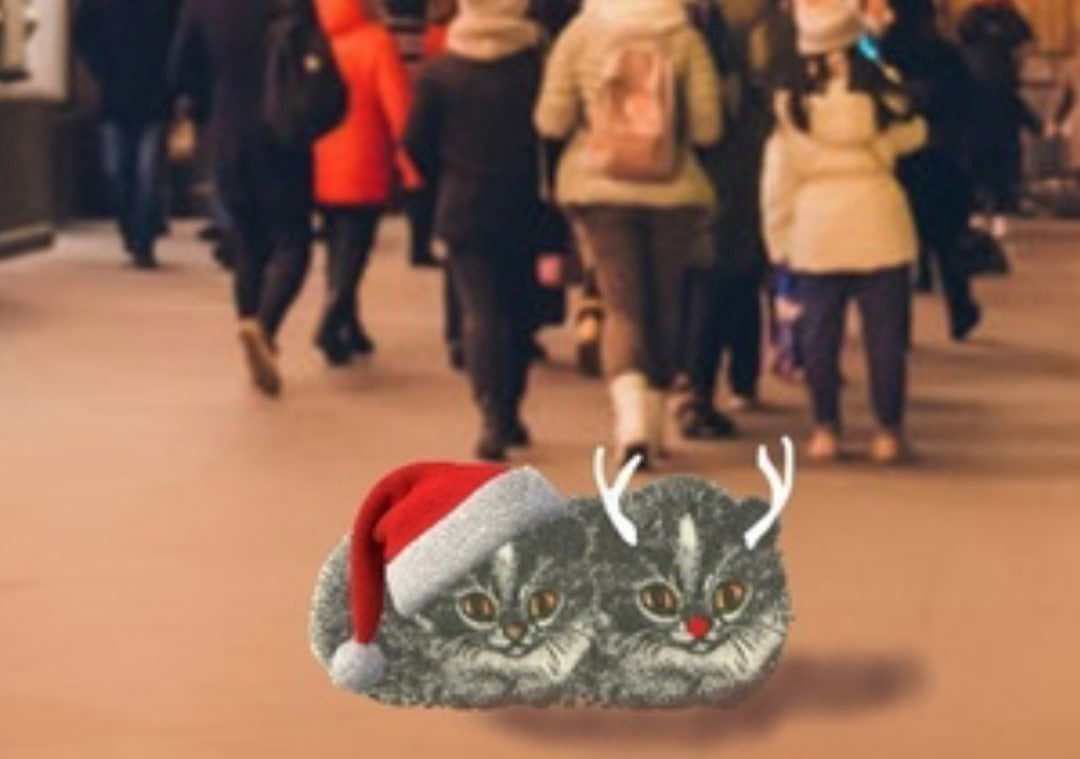
#> input picture c картинкой/ops.jpg, 1080 x 759 px
$ python 1.py
#> lines starting #> are read from the running program, lines starting #| are printed output that depends on the picture; after the words box and inside, x2 and y2 are one past the last pixel; in counts of white or black regions, pixels touching at a corner belong together
import numpy as np
from PIL import Image
import matplotlib.pyplot as plt
from mpl_toolkits.mplot3d import Axes3D
image_RGB = Image.open('ops.jpg')
#> image_RGB is the input picture: PIL image 1080x759 RGB; mean R, G, B 142.2, 103.8, 84.1
image_RGB = image_RGB.resize((512, 512))
#> image_RGB: PIL image 512x512 RGB
image_RGB
matr_RGB = np.array(image_RGB)
print(np.shape(matr_RGB))
#| (512, 512, 3)
x = np.arange(0, matr_RGB.shape[0])
#> x = 512 values from 0 to 511
y = np.arange(0,  matr_RGB.shape[1])
#> y = 512 values from 0 to 511
x, y = np.meshgrid(x, y)

z_R = matr_RGB[:, :, 0]
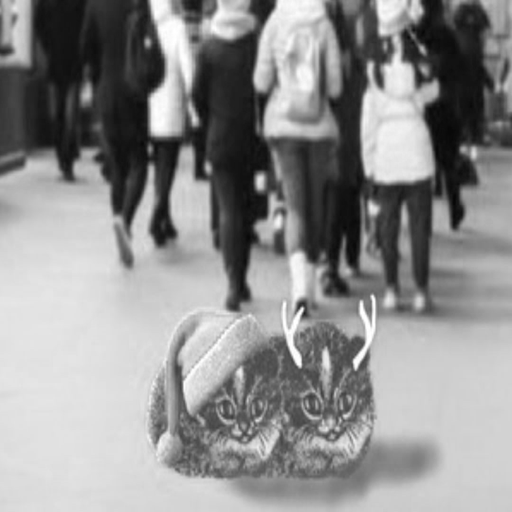
#> z_R: shape (512, 512); min 6, max 255, mean 142.2
z_G = matr_RGB[:, :, 1]
z_B = matr_RGB[:, :, 2]
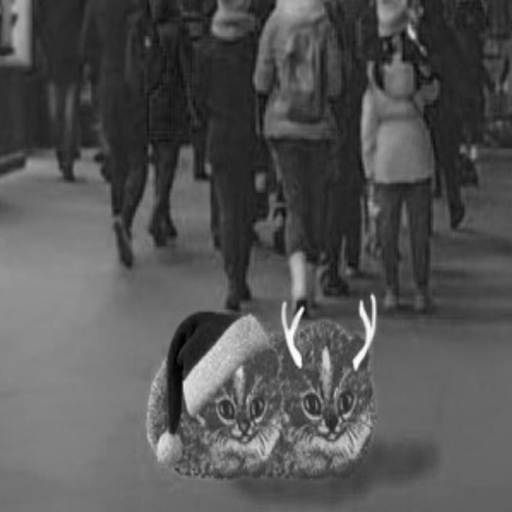
#> z_B: shape (512, 512); min 0, max 255, mean 84.1

fig = plt.figure(figsize=(12, 8))

ax = fig.add_subplot(231)
ax.imshow(z_R, cmap='Reds')

ax = fig.add_subplot(232)
ax.imshow(z_G, cmap='Greens')

ax = fig.add_subplot(233)
ax.imshow(z_B, cmap='Blues')

ax = fig.add_subplot(234, projection='3d')
ax.plot_surface(x, y, z_R, alpha=0.7, cmap='Reds')
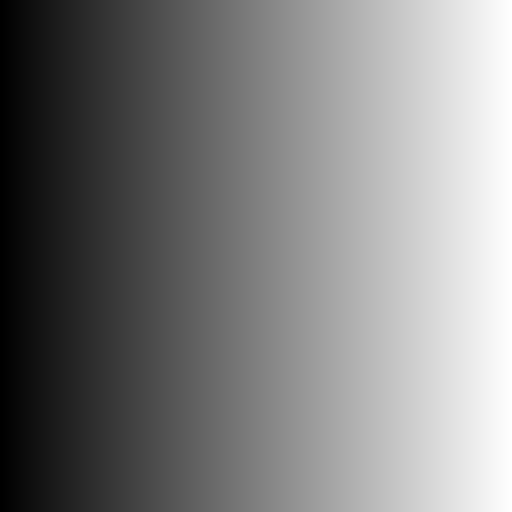
#> x: shape (512, 512) int64; min 0, max 511, mean 255.5; drawn with min black and max white
ax.view_init(60, 60)

ax = fig.add_subplot(235, projection='3d')
ax.plot_surface(x, y, z_G, alpha=0.75, cmap='Greens')
ax.view_init(60, 60)

ax = fig.add_subplot(236, projection='3d')
ax.plot_surface(x, y, z_B, alpha=0.75, cmap='Blues')

ax.view_init(60, 60)

plt.show()
image_L = image_RGB.convert('L')
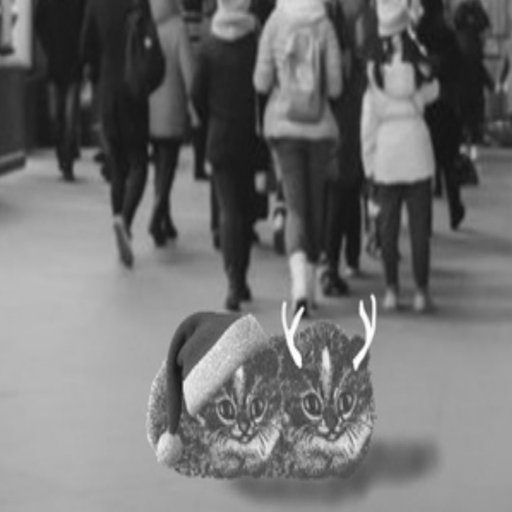
#> image_L: PIL image 512x512 L; min 15, max 255, mean 113
image_L
matr_L = np.array(image_L)
print(np.shape(matr_L))
#| (512, 512)
grad_z = np.gradient(matr_L)
#> grad_z = 2 items
dzdi = np.abs(grad_z[0])
dzdj = np.abs(grad_z[1])
matr_dz = (dzdi**2+dzdj**2)**0.5
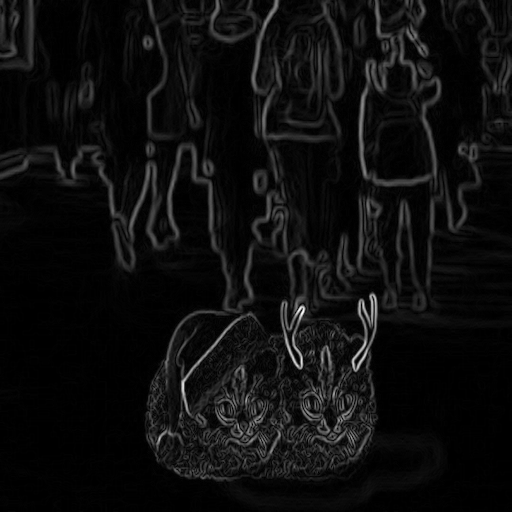
#> matr_dz: shape (512, 512) float64; min 0, max 79.46, mean 4.4; drawn with min black and max white
threshold = 10
dzdi_threshold = np.where(dzdi < threshold, 255, 0)
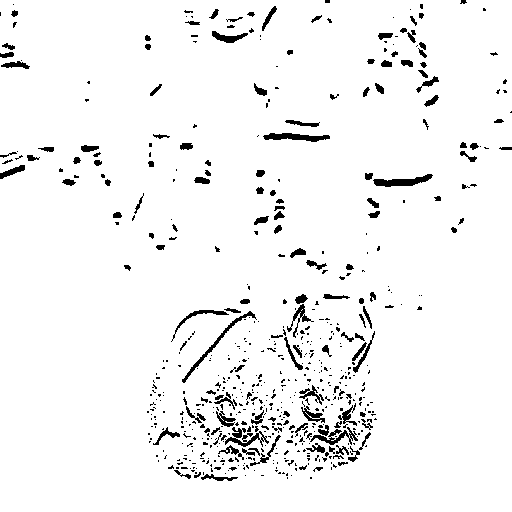
#> dzdi_threshold: shape (512, 512) int64; 95.4% white; 615 black regions (468 under 20 px), largest, box (x1, y1, x2, y2) and area: (373, 174, 433, 187) 381, (182, 311, 257, 383) 360, (263, 133, 330, 142) 359
dzdj_threshold = np.where(dzdj < threshold, 255, 0)
#> dzdj_threshold: shape (512, 512) int64; 89.7% white; 574 black regions (387 under 20 px), largest, box (x1, y1, x2, y2) and area: (338, 293, 378, 388) 987, (280, 296, 310, 369) 825, (314, 342, 335, 439) 781
matr_threshold = np.where(matr_dz < threshold, 255, 0)
#> matr_threshold: shape (512, 512) int64; 86% white; 323 black regions (218 under 20 px), largest, box (x1, y1, x2, y2) and area: (174, 292, 378, 473) 9999, (358, 0, 442, 191) 3353, (252, 182, 350, 370) 2909
plt.figure(figsize=(16, 4))

plt.subplot(131)
plt.imshow(dzdi_threshold, cmap='CMRmap')
plt.colorbar()
plt.axis('off')

plt.subplot(132)
plt.imshow(dzdj_threshold, cmap='CMRmap')
plt.colorbar()
plt.axis('off')

plt.subplot(133)
plt.imshow(matr_threshold, cmap='CMRmap')
plt.colorbar()
plt.axis('off')

plt.show()
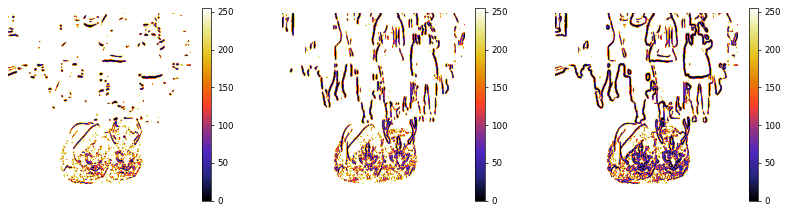
#> figure drawn by matplotlib, 6 panels
#> (the run stopped early here; a loop or call above may not have finished)
